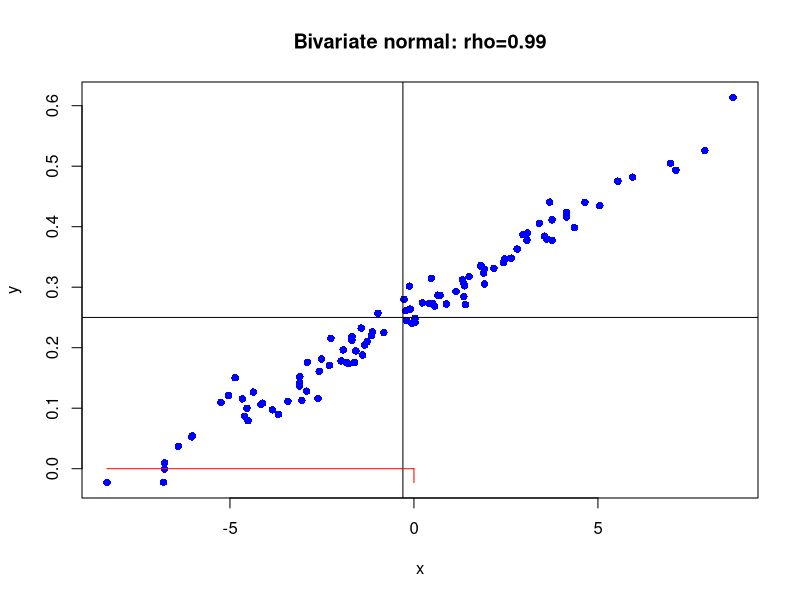
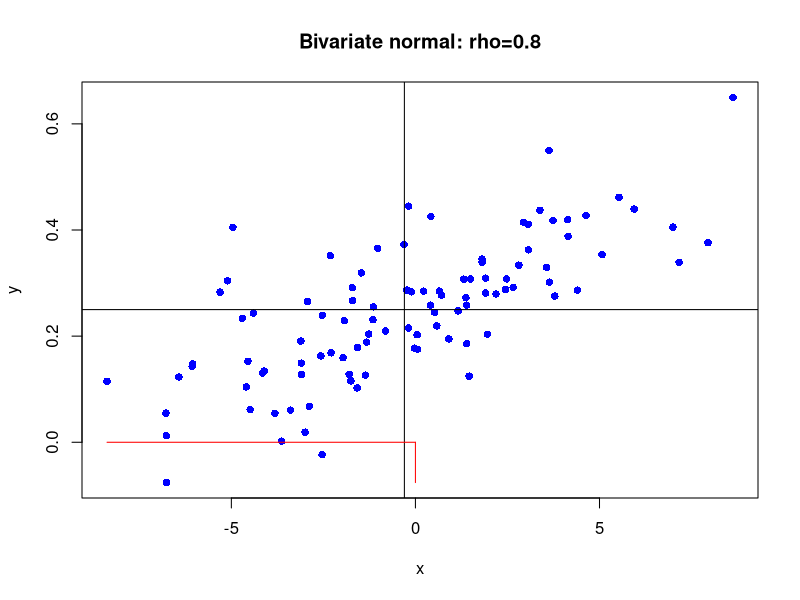
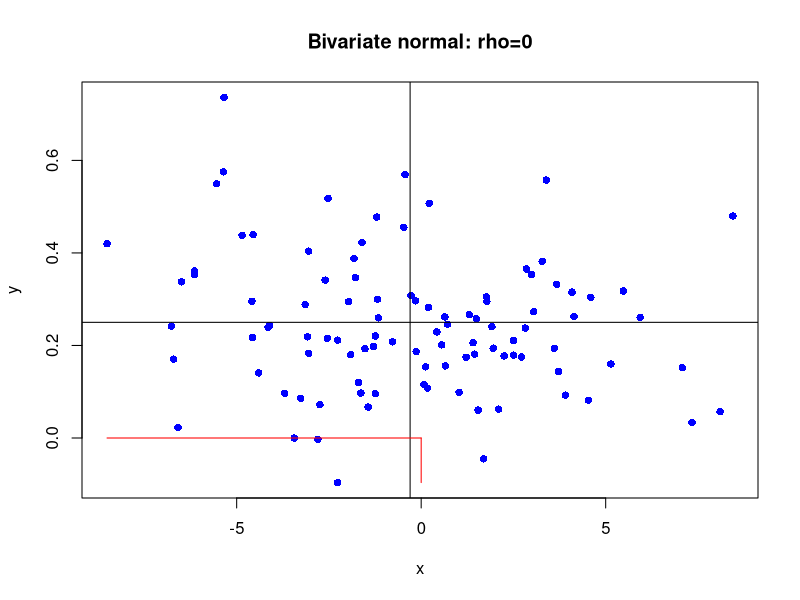
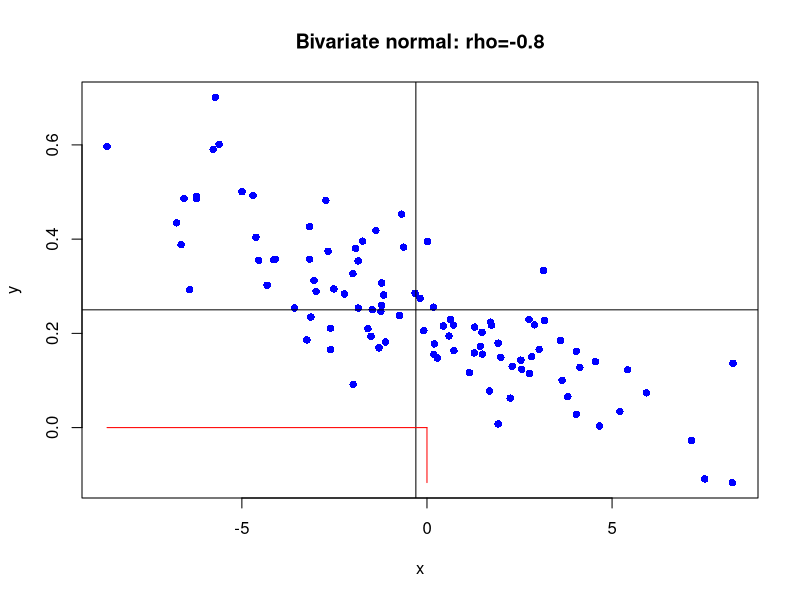
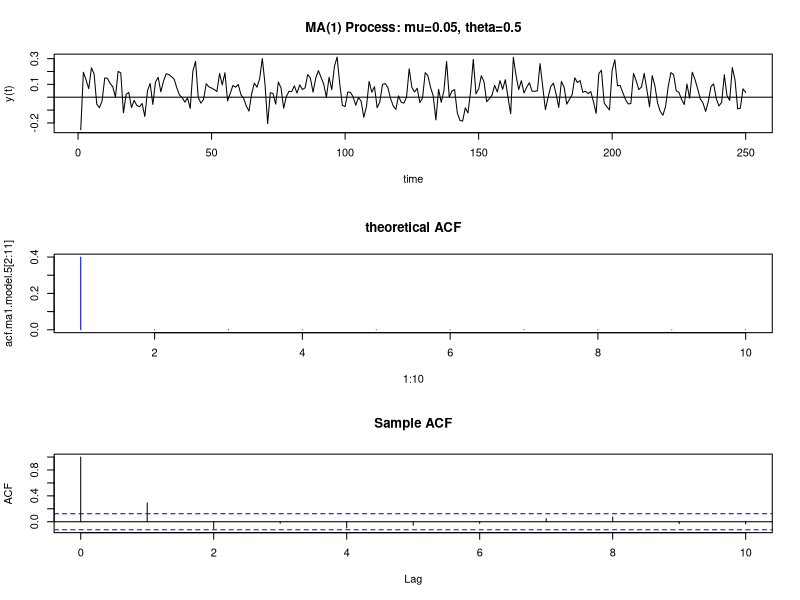
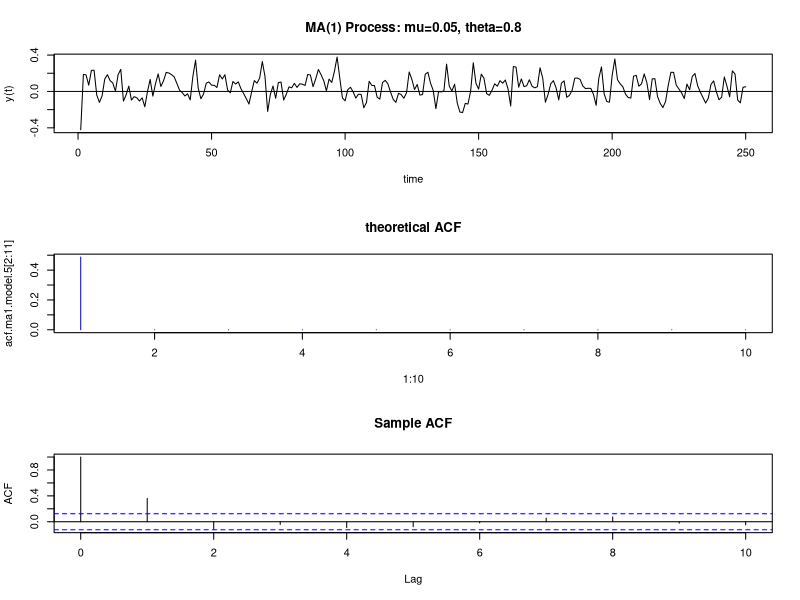
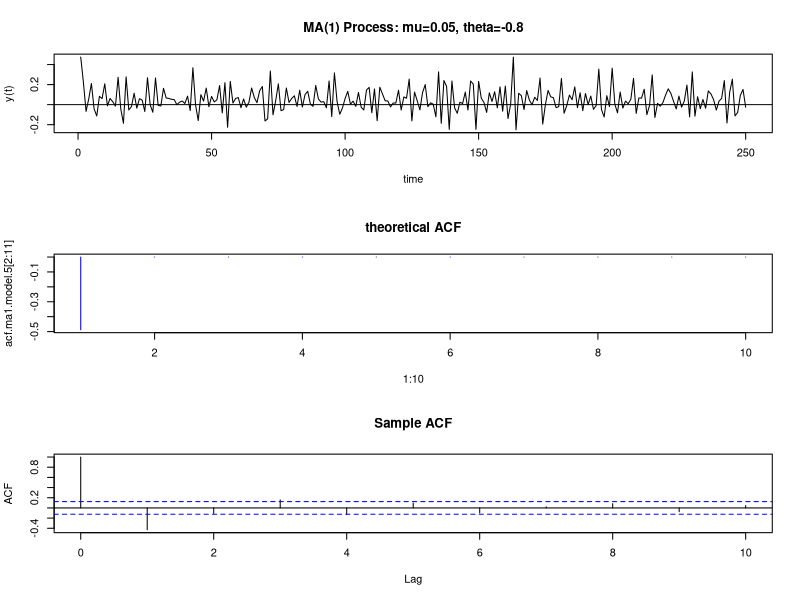
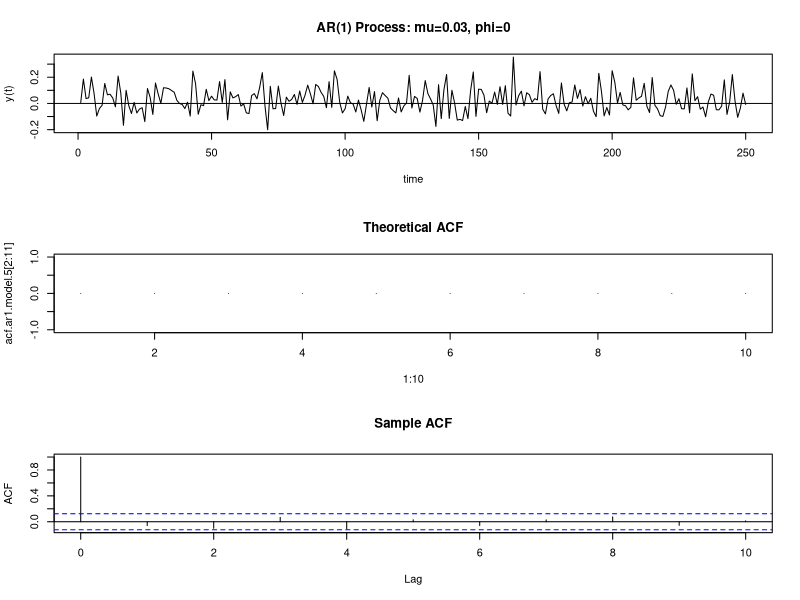

Here is the R script that generated these plots, in order:
# first install the mvtnorm package. 

options(digits=4)
library(mvtnorm)

mu.x = -0.3
sig.x = 4
mu.y = 0.25
sig.y = 0.15

# simulate from bivariate normal with a given rho 
rho.xy = 0.99
sig.xy = rho.xy*sig.x*sig.y
# set up the Var-CoVar Matrix
Sigma.xy = matrix(c(sig.x^2, sig.xy, sig.xy, sig.y^2), 2, 2, byrow=TRUE)

# use the rmvnorm() function to simulate bivariate normal data
?rmvnorm  # read more about this command
n = 100
set.seed(123)
xy.vals = rmvnorm(n, mean=c(mu.x, mu.y), sigma=Sigma.xy) 
head(xy.vals) # showing sample simulations

# scatterplot
plot(xy.vals[,1], xy.vals[,2], pch=16, cex=1, col="blue", 
     xlab="x", ylab="y")
title("Bivariate normal: rho=0.99")  # UPDATE IT TO THE VALUE YOU USE
abline(h=mu.y, v=mu.x)
segments(x0=0, y0=min(xy.vals[,2]), x1=0, y1=0, col="red")
segments(x0=min(xy.vals[,1]), y0=0, x1=0, y1=0, col="red")

# compute area under bivariate standard normal distribution
# Finc P( -00 < X < 0 and -00 < Y < 0)
pmvnorm(lower=c(-Inf, -Inf), upper=c(0, 0), mean=c(mu.x, mu.y), sigma=Sigma.xy)


## rho = 0.8
# first install the mvtnorm package. 

options(digits=4)
library(mvtnorm)

mu.x = -0.3
sig.x = 4
mu.y = 0.25
sig.y = 0.15

# simulate from bivariate normal with a given rho 
rho.xy = 0.8
sig.xy = rho.xy*sig.x*sig.y
# set up the Var-CoVar Matrix
Sigma.xy = matrix(c(sig.x^2, sig.xy, sig.xy, sig.y^2), 2, 2, byrow=TRUE)

# use the rmvnorm() function to simulate bivariate normal data
?rmvnorm  # read more about this command
n = 100
set.seed(123)
xy.vals = rmvnorm(n, mean=c(mu.x, mu.y), sigma=Sigma.xy) 
head(xy.vals) # showing sample simulations

# scatterplot
plot(xy.vals[,1], xy.vals[,2], pch=16, cex=1, col="blue", 
     xlab="x", ylab="y")
title("Bivariate normal: rho=0.8")  # UPDATE IT TO THE VALUE YOU USE
abline(h=mu.y, v=mu.x)
segments(x0=0, y0=min(xy.vals[,2]), x1=0, y1=0, col="red")
segments(x0=min(xy.vals[,1]), y0=0, x1=0, y1=0, col="red")

# compute area under bivariate standard normal distribution
# Finc P( -00 < X < 0 and -00 < Y < 0)
pmvnorm(lower=c(-Inf, -Inf), upper=c(0, 0), mean=c(mu.x, mu.y), sigma=Sigma.xy)


## rho = 0
# first install the mvtnorm package. 

options(digits=4)
library(mvtnorm)

mu.x = -0.3
sig.x = 4
mu.y = 0.25
sig.y = 0.15

# simulate from bivariate normal with a given rho 
rho.xy = 0
sig.xy = rho.xy*sig.x*sig.y
# set up the Var-CoVar Matrix
Sigma.xy = matrix(c(sig.x^2, sig.xy, sig.xy, sig.y^2), 2, 2, byrow=TRUE)

# use the rmvnorm() function to simulate bivariate normal data
?rmvnorm  # read more about this command
n = 100
set.seed(123)
xy.vals = rmvnorm(n, mean=c(mu.x, mu.y), sigma=Sigma.xy) 
head(xy.vals) # showing sample simulations

# scatterplot
plot(xy.vals[,1], xy.vals[,2], pch=16, cex=1, col="blue", 
     xlab="x", ylab="y")
title("Bivariate normal: rho=0")  # UPDATE IT TO THE VALUE YOU USE
abline(h=mu.y, v=mu.x)
segments(x0=0, y0=min(xy.vals[,2]), x1=0, y1=0, col="red")
segments(x0=min(xy.vals[,1]), y0=0, x1=0, y1=0, col="red")

# compute area under bivariate standard normal distribution
# Finc P( -00 < X < 0 and -00 < Y < 0)
pmvnorm(lower=c(-Inf, -Inf), upper=c(0, 0), mean=c(mu.x, mu.y), sigma=Sigma.xy)


## rho = -0.8
# first install the mvtnorm package. 

options(digits=4)
library(mvtnorm)

mu.x = -0.3
sig.x = 4
mu.y = 0.25
sig.y = 0.15

# simulate from bivariate normal with a given rho 
rho.xy = -0.8
sig.xy = rho.xy*sig.x*sig.y
# set up the Var-CoVar Matrix
Sigma.xy = matrix(c(sig.x^2, sig.xy, sig.xy, sig.y^2), 2, 2, byrow=TRUE)

# use the rmvnorm() function to simulate bivariate normal data
?rmvnorm  # read more about this command
n = 100
set.seed(123)
xy.vals = rmvnorm(n, mean=c(mu.x, mu.y), sigma=Sigma.xy) 
head(xy.vals) # showing sample simulations

# scatterplot
plot(xy.vals[,1], xy.vals[,2], pch=16, cex=1, col="blue", 
     xlab="x", ylab="y")
title("Bivariate normal: rho=-0.8")  # UPDATE IT TO THE VALUE YOU USE
abline(h=mu.y, v=mu.x)
segments(x0=0, y0=min(xy.vals[,2]), x1=0, y1=0, col="red")
segments(x0=min(xy.vals[,1]), y0=0, x1=0, y1=0, col="red")

# compute area under bivariate standard normal distribution
# Finc P( -00 < X < 0 and -00 < Y < 0)
pmvnorm(lower=c(-Inf, -Inf), upper=c(0, 0), mean=c(mu.x, mu.y), sigma=Sigma.xy)




# Example for simulating MA(1) process with theta = 0.5
ma1.model.5 = list(ma=0.5)
mu = 0.05
set.seed(123)
ma1.sim.5 = mu + arima.sim(model=ma1.model.5, n=250,
                           innov=rnorm(n=250, mean=0, sd=0.1))
acf.ma1.model.5 = ARMAacf(ma=0.5, lag.max=10)

par(mfrow=c(3,1)) # the figures are hard to see, change the 3 to 1
ts.plot(ma1.sim.5, main="MA(1) Process: mu=0.05, theta=0.5",
        xlab="time",ylab="y(t)")
abline(h=0)

plot(1:10, acf.ma1.model.5[2:11], type="h", col="blue", main="theoretical ACF")

tmp=acf(ma1.sim.5, lag.max=10, main="Sample ACF")
par(mfrow=c(1,1))

# theta = 0.8
ma1.model.5 = list(ma=0.8)
mu = 0.05
set.seed(123)
ma1.sim.5 = mu + arima.sim(model=ma1.model.5, n=250,
                           innov=rnorm(n=250, mean=0, sd=0.1))
acf.ma1.model.5 = ARMAacf(ma=0.8, lag.max=10)

par(mfrow=c(3,1)) # the figures are hard to see, change the 3 to 1
ts.plot(ma1.sim.5, main="MA(1) Process: mu=0.05, theta=0.8",
        xlab="time",ylab="y(t)")
abline(h=0)

plot(1:10, acf.ma1.model.5[2:11], type="h", col="blue", main="theoretical ACF")

tmp=acf(ma1.sim.5, lag.max=10, main="Sample ACF")
par(mfrow=c(1,1))

# theta = -0.8
ma1.model.5 = list(ma=-0.8)
mu = 0.05
set.seed(123)
ma1.sim.5 = mu + arima.sim(model=ma1.model.5, n=250,
                           innov=rnorm(n=250, mean=0, sd=0.1))
acf.ma1.model.5 = ARMAacf(ma=-0.8, lag.max=10)

par(mfrow=c(3,1)) # the figures are hard to see, change the 3 to 1
ts.plot(ma1.sim.5, main="MA(1) Process: mu=0.05, theta=-0.8",
        xlab="time",ylab="y(t)")
abline(h=0)

plot(1:10, acf.ma1.model.5[2:11], type="h", col="blue", main="theoretical ACF")

tmp=acf(ma1.sim.5, lag.max=10, main="Sample ACF")
par(mfrow=c(1,1))


# AR(1) phi = 0
ar1.model.5 = list(ar=0)
mu = 0.03
set.seed(123)
ar1.sim.5 = mu + arima.sim(model=ar1.model.5, n = 250,
                           innov=rnorm(n=250, mean=0, sd=0.1))
acf.ar1.model.5 = ARMAacf(ar=0, lag.max=10)

par(mfrow=c(3,1))  # the figures are hard to see, change the 3 to 1
ts.plot(ar1.sim.5,main="AR(1) Process: mu=0.03, phi=0",
        xlab="time",ylab="y(t)")
abline(h=0)
plot(1:10, acf.ar1.model.5[2:11], type="h", col="blue", main="Theoretical ACF")
tmp=acf(ar1.sim.5, lag.max=10, main="Sample ACF")
par(mfrow=c(1,1))

# do the same for the the AR model with phi = other values, e.g 0.8 and -0.8

# phi = 0.5
ar1.model.5 = list(ar=0.5)
mu = 0.03
set.seed(123)
ar1.sim.5 = mu + arima.sim(model=ar1.model.5, n = 250,
                           innov=rnorm(n=250, mean=0, sd=0.1))
acf.ar1.model.5 = ARMAacf(ar=0.5, lag.max=10)

par(mfrow=c(3,1))  # the figures are hard to see, change the 3 to 1
ts.plot(ar1.sim.5,main="AR(1) Process: mu=0.03, phi=0.5",
        xlab="time",ylab="y(t)")
abline(h=0)
plot(1:10, acf.ar1.model.5[2:11], type="h", col="blue", main="Theoretical ACF")
tmp=acf(ar1.sim.5, lag.max=10, main="Sample ACF")
par(mfrow=c(1,1))

# phi = 0.8
ar1.model.5 = list(ar=0.8)
mu = 0.03
set.seed(123)
ar1.sim.5 = mu + arima.sim(model=ar1.model.5, n = 250,
                           innov=rnorm(n=250, mean=0, sd=0.1))
acf.ar1.model.5 = ARMAacf(ar=0.8, lag.max=10)

par(mfrow=c(3,1))  # the figures are hard to see, change the 3 to 1
ts.plot(ar1.sim.5,main="AR(1) Process: mu=0.03, phi=0.8",
        xlab="time",ylab="y(t)")
abline(h=0)
plot(1:10, acf.ar1.model.5[2:11], type="h", col="blue", main="Theoretical ACF")
tmp=acf(ar1.sim.5, lag.max=10, main="Sample ACF")
par(mfrow=c(1,1))

# phi = 0.99
ar1.model.5 = list(ar=0.99)
mu = 0.03
set.seed(123)
ar1.sim.5 = mu + arima.sim(model=ar1.model.5, n = 250,
                           innov=rnorm(n=250, mean=0, sd=0.1))
acf.ar1.model.5 = ARMAacf(ar=0.99, lag.max=10)

par(mfrow=c(3,1))  # the figures are hard to see, change the 3 to 1
ts.plot(ar1.sim.5,main="AR(1) Process: mu=0.03, phi=0.99",
        xlab="time",ylab="y(t)")
abline(h=0)
plot(1:10, acf.ar1.model.5[2:11], type="h", col="blue", main="Theoretical ACF")
tmp=acf(ar1.sim.5, lag.max=10, main="Sample ACF")
par(mfrow=c(1,1))


# matrix algebra
matA = matrix(c(1,4,7,2,4,6,6,1,3), 3, 3, byrow=T)
matB = matrix(c(1,5,8,2,3,-1,6,0,4),3, 3, byrow=T)
vecx = matrix(c(1,2,3), 3, 1)
vecy = matrix(c(6,-8,2), 3, 1)

# transpose
t(matA)
t(matB)
t(vecx)
t(vecy)

matA-matB
2*matA
matA%*%vecx
t(vecy)%*%matA%*%vecx

# sum of elements in y
ty = matrix(c(1,1,1), 1, 3)
ty
ty%*%vecy

# Computing Portfolio Moments

vecmu = matrix(c(-0.04,0.07,0.03), 3, 1)     # vector of expected returns for 3 assets
matSigma = matrix(c(0.10,-0.18,0.30,-0.18,0.15,0.12,0.30,0.12, 0.09), 3, 3, byrow=T)  # Var-CoV Matrix
vecx = matrix(c(1/3,1/3,1/3), 3, 1)     # portfolio weights: 1/3, 1/3, 1/3
vecmu
matSigma
vecx

crossprod(vecmu, vecx)      # Expected Portfolio Return: method 1
t(vecmu)%*%vecx             # Expected Portfolio Return: method 2
crossprod(vecx, matSigma%*%vecx)  # Portfolio variance
t(vecx)%*%matSigma%*%vecx          # Portfolio variance
